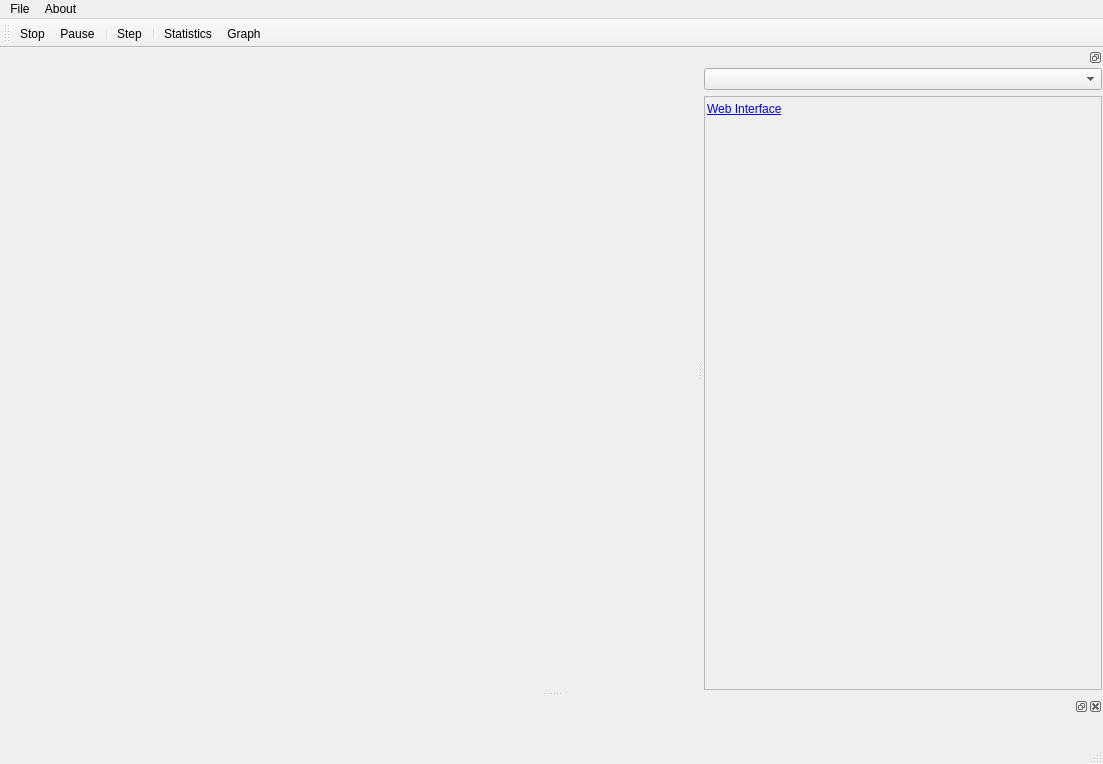
<?xml version="1.0" encoding="UTF-8"?>
<ui version="4.0">
 <class>InstanceUIWindow</class>
 <widget class="QMainWindow" name="InstanceUIWindow">
  <property name="geometry">
   <rect>
    <x>0</x>
    <y>0</y>
    <width>1103</width>
    <height>764</height>
   </rect>
  </property>
  <property name="windowTitle">
   <string>MainWindow</string>
  </property>
  <widget class="QWidget" name="centralwidget"/>
  <widget class="QMenuBar" name="menubar">
   <property name="geometry">
    <rect>
     <x>0</x>
     <y>0</y>
     <width>1103</width>
     <height>23</height>
    </rect>
   </property>
   <widget class="QMenu" name="menuAbout">
    <property name="title">
     <string>File</string>
    </property>
    <addaction name="actionStop"/>
   </widget>
   <widget class="QMenu" name="menuAbout_2">
    <property name="title">
     <string>About</string>
    </property>
   </widget>
   <addaction name="menuAbout"/>
   <addaction name="menuAbout_2"/>
  </widget>
  <widget class="QStatusBar" name="statusbar"/>
  <widget class="QDockWidget" name="paramsDockWidget">
   <property name="sizePolicy">
    <sizepolicy hsizetype="MinimumExpanding" vsizetype="MinimumExpanding">
     <horstretch>0</horstretch>
     <verstretch>0</verstretch>
    </sizepolicy>
   </property>
   <property name="minimumSize">
    <size>
     <width>400</width>
     <height>125</height>
    </size>
   </property>
   <property name="floating">
    <bool>false</bool>
   </property>
   <property name="features">
    <set>QDockWidget::DockWidgetFloatable|QDockWidget::DockWidgetMovable</set>
   </property>
   <attribute name="dockWidgetArea">
    <number>2</number>
   </attribute>
   <widget class="QWidget" name="paramsDockWidgetContents">
    <property name="sizePolicy">
     <sizepolicy hsizetype="MinimumExpanding" vsizetype="MinimumExpanding">
      <horstretch>0</horstretch>
      <verstretch>0</verstretch>
     </sizepolicy>
    </property>
    <layout class="QGridLayout" name="gridLayout_2">
     <property name="leftMargin">
      <number>1</number>
     </property>
     <property name="topMargin">
      <number>1</number>
     </property>
     <property name="rightMargin">
      <number>1</number>
     </property>
     <property name="bottomMargin">
      <number>1</number>
     </property>
     <item row="1" column="0">
      <widget class="QScrollArea" name="scrollArea">
       <property name="sizePolicy">
        <sizepolicy hsizetype="Minimum" vsizetype="Preferred">
         <horstretch>0</horstretch>
         <verstretch>0</verstretch>
        </sizepolicy>
       </property>
       <property name="widgetResizable">
        <bool>true</bool>
       </property>
       <widget class="QWidget" name="scrollAreaWidgetContents">
        <property name="geometry">
         <rect>
          <x>0</x>
          <y>0</y>
          <width>396</width>
          <height>570</height>
         </rect>
        </property>
        <property name="sizePolicy">
         <sizepolicy hsizetype="Preferred" vsizetype="Preferred">
          <horstretch>0</horstretch>
          <verstretch>0</verstretch>
         </sizepolicy>
        </property>
        <layout class="QVBoxLayout" name="verticalLayout">
         <property name="spacing">
          <number>2</number>
         </property>
         <property name="leftMargin">
          <number>2</number>
         </property>
         <property name="topMargin">
          <number>2</number>
         </property>
         <property name="rightMargin">
          <number>2</number>
         </property>
         <property name="bottomMargin">
          <number>2</number>
         </property>
         <item>
          <widget class="QLabel" name="label">
           <property name="sizePolicy">
            <sizepolicy hsizetype="Preferred" vsizetype="Fixed">
             <horstretch>0</horstretch>
             <verstretch>0</verstretch>
            </sizepolicy>
           </property>
           <property name="minimumSize">
            <size>
             <width>0</width>
             <height>20</height>
            </size>
           </property>
           <property name="text">
            <string>&lt;!DOCTYPE HTML PUBLIC &quot;-//W3C//DTD HTML 4.0//EN&quot; &quot;http://www.w3.org/TR/REC-html40/strict.dtd&quot;&gt;
&lt;html&gt;&lt;head&gt;&lt;meta name=&quot;qrichtext&quot; content=&quot;1&quot; /&gt;&lt;style type=&quot;text/css&quot;&gt;
p, li { white-space: pre-wrap; }
&lt;/style&gt;&lt;/head&gt;&lt;body style=&quot; font-family:'Ubuntu'; font-size:9pt; font-weight:400; font-style:normal;&quot;&gt;
&lt;table style=&quot;-qt-table-type: root; margin-top:4px; margin-bottom:4px; margin-left:4px; margin-right:4px;&quot;&gt;
&lt;tr&gt;
&lt;td style=&quot;border: none;&quot;&gt;
&lt;p style=&quot; margin-top:0px; margin-bottom:0px; margin-left:0px; margin-right:0px; -qt-block-indent:0; text-indent:0px;&quot;&gt;&lt;a href=&quot;http://localhost:6781&quot;&gt;&lt;span style=&quot; text-decoration: underline; color:#0000ff;&quot;&gt;Web Interface&lt;/span&gt;&lt;/a&gt;&lt;/p&gt;&lt;/td&gt;&lt;/tr&gt;&lt;/table&gt;&lt;/body&gt;&lt;/html&gt;</string>
           </property>
          </widget>
         </item>
         <item>
          <widget class="QWidget" name="paramsList" native="true">
           <property name="sizePolicy">
            <sizepolicy hsizetype="Preferred" vsizetype="Preferred">
             <horstretch>0</horstretch>
             <verstretch>0</verstretch>
            </sizepolicy>
           </property>
           <property name="minimumSize">
            <size>
             <width>280</width>
             <height>0</height>
            </size>
           </property>
           <property name="baseSize">
            <size>
             <width>280</width>
             <height>0</height>
            </size>
           </property>
          </widget>
         </item>
        </layout>
       </widget>
      </widget>
     </item>
     <item row="0" column="0">
      <widget class="QComboBox" name="imageComboBox"/>
     </item>
    </layout>
   </widget>
  </widget>
  <widget class="QDockWidget" name="loggingDockWidget">
   <property name="minimumSize">
    <size>
     <width>112</width>
     <height>45</height>
    </size>
   </property>
   <attribute name="dockWidgetArea">
    <number>8</number>
   </attribute>
   <widget class="QWidget" name="dockWidgetContents">
    <layout class="QGridLayout" name="gridLayout">
     <property name="leftMargin">
      <number>3</number>
     </property>
     <property name="topMargin">
      <number>0</number>
     </property>
     <property name="rightMargin">
      <number>3</number>
     </property>
     <property name="bottomMargin">
      <number>3</number>
     </property>
     <property name="spacing">
      <number>3</number>
     </property>
     <item row="0" column="0">
      <widget class="LoggerWidget" name="loggingWidget" native="true"/>
     </item>
    </layout>
   </widget>
  </widget>
  <widget class="QToolBar" name="toolBar">
   <property name="windowTitle">
    <string>toolBar</string>
   </property>
   <attribute name="toolBarArea">
    <enum>TopToolBarArea</enum>
   </attribute>
   <attribute name="toolBarBreak">
    <bool>false</bool>
   </attribute>
   <addaction name="actionStop"/>
   <addaction name="actionPause"/>
   <addaction name="separator"/>
   <addaction name="actionStep"/>
   <addaction name="separator"/>
   <addaction name="actionStatistics"/>
   <addaction name="actionGraph"/>
  </widget>
  <action name="actionStop">
   <property name="icon">
    <iconset resource="../../../resources/main.qrc">
     <normaloff>:/new/prefix1/stop.png</normaloff>:/new/prefix1/stop.png</iconset>
   </property>
   <property name="text">
    <string>Stop</string>
   </property>
   <property name="toolTip">
    <string>Stop</string>
   </property>
  </action>
  <action name="actionPause">
   <property name="checkable">
    <bool>true</bool>
   </property>
   <property name="icon">
    <iconset resource="../../../resources/main.qrc">
     <normaloff>:/new/prefix1/pause.png</normaloff>
     <normalon>:/new/prefix1/play.png</normalon>:/new/prefix1/pause.png</iconset>
   </property>
   <property name="text">
    <string>Pause</string>
   </property>
   <property name="toolTip">
    <string>Pause</string>
   </property>
  </action>
  <action name="actionStep">
   <property name="icon">
    <iconset resource="../../../resources/main.qrc">
     <normaloff>:/new/prefix1/forward_alt.png</normaloff>:/new/prefix1/forward_alt.png</iconset>
   </property>
   <property name="text">
    <string>Step</string>
   </property>
  </action>
  <action name="actionStatistics">
   <property name="icon">
    <iconset resource="../../../resources/main.qrc">
     <normaloff>:/new/subwindows/monitor.png</normaloff>:/new/subwindows/monitor.png</iconset>
   </property>
   <property name="text">
    <string>Statistics</string>
   </property>
  </action>
  <action name="actionGraph">
   <property name="icon">
    <iconset resource="../../../resources/main.qrc">
     <normaloff>:/new/subwindows/chart_curve.png</normaloff>:/new/subwindows/chart_curve.png</iconset>
   </property>
   <property name="text">
    <string>Graph</string>
   </property>
  </action>
 </widget>
 <customwidgets>
  <customwidget>
   <class>LoggerWidget</class>
   <extends>QWidget</extends>
   <header>loggerWidget.h</header>
   <container>1</container>
  </customwidget>
 </customwidgets>
 <resources>
  <include location="../../../resources/main.qrc"/>
 </resources>
 <connections/>
</ui>
